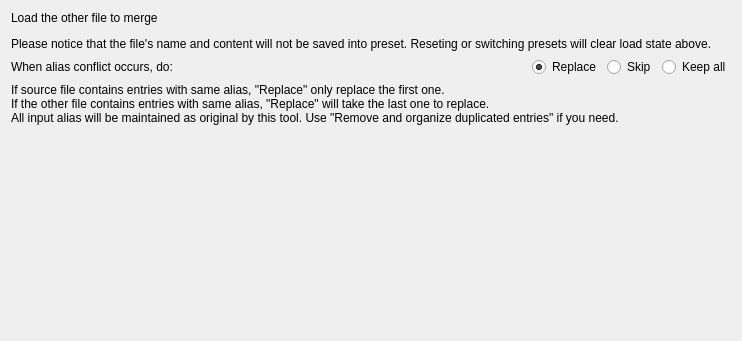
<?xml version="1.0" encoding="UTF-8"?>
<ui version="4.0">
 <class>MergeOtoOptionWidget</class>
 <widget class="QWidget" name="MergeOtoOptionWidget">
  <property name="geometry">
   <rect>
    <x>0</x>
    <y>0</y>
    <width>742</width>
    <height>341</height>
   </rect>
  </property>
  <property name="windowTitle">
   <string>Form</string>
  </property>
  <layout class="QVBoxLayout" name="verticalLayout">
   <item>
    <widget class="QLabel" name="label">
     <property name="text">
      <string>Load the other file to merge</string>
     </property>
    </widget>
   </item>
   <item>
    <widget class="OtoFileLoadWidget" name="otherOtoLoadWidget" native="true"/>
   </item>
   <item>
    <widget class="QLabel" name="label_2">
     <property name="text">
      <string>Please notice that the file's name and content will not be saved into preset. Reseting or switching presets will clear load state above.</string>
     </property>
     <property name="wordWrap">
      <bool>true</bool>
     </property>
    </widget>
   </item>
   <item>
    <layout class="QHBoxLayout" name="horizontalLayout">
     <item>
      <widget class="QLabel" name="label_3">
       <property name="text">
        <string>When alias conflict occurs, do:</string>
       </property>
      </widget>
     </item>
     <item>
      <spacer name="horizontalSpacer">
       <property name="orientation">
        <enum>Qt::Horizontal</enum>
       </property>
       <property name="sizeHint" stdset="0">
        <size>
         <width>40</width>
         <height>20</height>
        </size>
       </property>
      </spacer>
     </item>
     <item>
      <widget class="QRadioButton" name="replaceButton">
       <property name="text">
        <string>Replace</string>
       </property>
       <property name="checked">
        <bool>true</bool>
       </property>
       <attribute name="buttonGroup">
        <string notr="true">buttonGroup</string>
       </attribute>
      </widget>
     </item>
     <item>
      <widget class="QRadioButton" name="skipButton">
       <property name="text">
        <string>Skip</string>
       </property>
       <attribute name="buttonGroup">
        <string notr="true">buttonGroup</string>
       </attribute>
      </widget>
     </item>
     <item>
      <widget class="QRadioButton" name="keepAllButton">
       <property name="text">
        <string>Keep all</string>
       </property>
       <attribute name="buttonGroup">
        <string notr="true">buttonGroup</string>
       </attribute>
      </widget>
     </item>
    </layout>
   </item>
   <item>
    <widget class="QLabel" name="label_4">
     <property name="text">
      <string>If source file contains entries with same alias, &quot;Replace&quot; only replace the first one.
If the other file contains entries with same alias, &quot;Replace&quot; will take the last one to replace.
All input alias will be maintained as original by this tool. Use &quot;Remove and organize duplicated entries&quot; if you need.</string>
     </property>
     <property name="wordWrap">
      <bool>true</bool>
     </property>
    </widget>
   </item>
   <item>
    <spacer name="verticalSpacer">
     <property name="orientation">
      <enum>Qt::Vertical</enum>
     </property>
     <property name="sizeHint" stdset="0">
      <size>
       <width>20</width>
       <height>40</height>
      </size>
     </property>
    </spacer>
   </item>
  </layout>
 </widget>
 <customwidgets>
  <customwidget>
   <class>OtoFileLoadWidget</class>
   <extends>QWidget</extends>
   <header>utils/widgets/otofileloadwidget.h</header>
   <container>1</container>
  </customwidget>
 </customwidgets>
 <resources/>
 <connections/>
 <buttongroups>
  <buttongroup name="buttonGroup"/>
 </buttongroups>
</ui>
